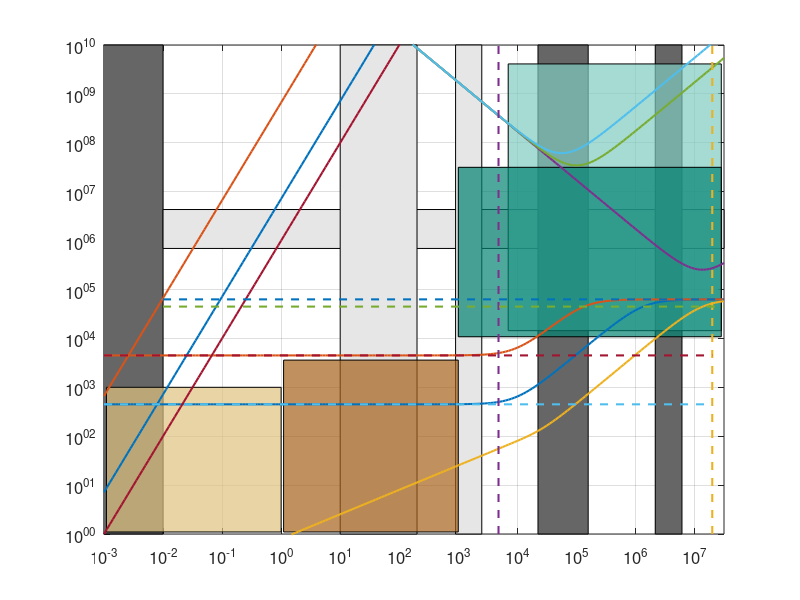

MATLAB code to generate this figure: (Note: this script raises an error after producing the figure.)
% Pedagogical frequency wavenumber diagram
% twnh Sep 08, Aug '11
% Oct '19 Add the Poseidon run. And LES patch.
% Jul '20 Adapt for Computational Oceanography commentary paper

%% Setup
close all
clear
clear global
more off

secs_in_a_day = 86400 ;
secs_in_a_hr  = 3600 ;
secs_in_a_yr  = secs_in_a_day * 365.25 ;
secs_in_age_of_Earth = secs_in_a_yr*4.5e9 ;
gravity = 9.81 ;
depths = [4800, 0.26, 0.082] ;
rho = 1025 ;
fcori = 1e-4 ; % s^-1
Nth=sqrt((10/1020)*(5/250));
Nabyss=sqrt((10/1020)*(.5/2500));

L = 10.^(-3:0.05:7.5) ; % m
T = 10.^(0:0.05:10) ; % s
k = 2*pi./L ;
f = 2*pi./T ;

large_font = 12 ;
transp = 0.7 ;

% Colours from : https://colorbrewer2.org/?type=diverging&scheme=BrBG&n=4
LES_col      = [166, 97, 26]./256 ;
turb_col     = [223,194,125]./256 ;
%AR6_col      = [0.6350 0.0780 0.1840] ;
%Poseidon_col = [0.4350 0.2780 0.3840] ;
AR6_col      = [128,205,193]./256 ;
Poseidon_col = [  1,133,113]./256 ;

%% Plot
figure
set(gca,'XScale','log') ;
set(gca,'YScale','log') ;
set(gca,'FontSize',large_font) ;
set(gca,'XLim',[min(L) max(L)]) ;
set(gca,'YLim',[min(T) max(T)]) ;
set(gca,'XMinortick','off')
set(gca,'YMinortick','off')
original = gca ;
hold on

% Futz grid and labels.
grid on
set(gca,'XMinorgrid','off')
set(gca,'YMinorgrid','off')

% Dissipation scale. Thorpe, p26
Kolmogorov_scale = [6e-5 1e-2] ;
x_dat = [Kolmogorov_scale(1); Kolmogorov_scale(1); Kolmogorov_scale(2); Kolmogorov_scale(2)] ;
y_dat = [min(T); max(T); max(T); min(T)] ;
f1 = fill(x_dat, y_dat, [0.4 0.4 0.4]) ;

% Basin modes.  From Willebrand et al. 1980 and Zhang et al 2005.
x_dat = [Kolmogorov_scale(2); max(L); max(L); Kolmogorov_scale(2)] ;
y_dat = [50; 50;  8;  8].*secs_in_a_day ;
f2 = fill(x_dat, y_dat, [0.9 0.9 0.9]) ;

% Thermocline depth.
Th_scale = [900 2500] ;
x_dat = [Th_scale(1); Th_scale(1); Th_scale(2); Th_scale(2)] ;
y_dat = [min(T); max(T); max(T); min(T)] ;
f4 = fill(x_dat, y_dat, [0.9 0.9 0.9]) ;

% Mixed layer.
ML_scale = [10 200] ;
x_dat = [ML_scale(1); ML_scale(1); ML_scale(2); ML_scale(2)] ;
y_dat = [min(T); max(T); max(T); min(T)] ;
f5 = fill(x_dat, y_dat, [0.9 0.9 0.9]) ;

% Volume accessible with computer.
% LES volume.
x_dat = [1.1 1000 1000 1.1]; y_dat = [1.1 1.1 3600 3600] ;
f6a = fill(x_dat, y_dat,LES_col,'FaceAlpha',transp) ;

% Charles M. says forced turbulent simulations are at ~4000^3 with similar order of
% timesteps. The JHU turbulence database is at 1024^4 (2017; http://turbulence.pha.jhu.edu/). See also Li et al. (Phys Fluid-Dyn. 2008).
x_dat = [min(L)*1.1 min(L)*1000 min(L)*1000 min(L)*1.1]; y_dat = [min(T)*1.1 min(T)*1.1 min(T)*1000 min(T)*1000] ;
f6 = fill(x_dat, y_dat,turb_col,'FaceAlpha',transp) ;

% Deformation radii - taken from Barry's scales.m  July 2012.
RDextmin=sqrt(10*4000)/(fcori*sin(pi*67.5/180));
RDextmax=sqrt(10*6000)/(fcori*sin(pi*23.5/180));
fx1=RDextmin; fx2=RDextmax; fy1=1; fy2=1e10;
fill([fx1 fx2 fx2 fx1 fx1],[fy1 fy1 fy2 fy2 fy1],[.4 .4 .4])
RDintmin=sqrt(10*500*(1/1000))/fcori;
RDintmax=sqrt(10*500*(8/1000))/(fcori*sin(pi*23.5/180));
fx1=RDintmin; fx2=RDintmax; fy1=1; fy2=1e10;
fill([fx1 fx2 fx2 fx1 fx1],[fy1 fy1 fy2 fy2 fy1],[.4 .4 .4])

% HighResMIP AR6 HadGEM3-GC31-HH run. See Roberts et al. (2019)
x_dat = [7e3 max(L)*0.9 max(L)*0.9 7e3]; y_dat = [4*3600 4*3600 130*secs_in_a_yr 130*secs_in_a_yr] ;
f7 = fill(x_dat, y_dat,AR6_col,'FaceAlpha',transp) ;

% Poseidon run
x_dat = [1e3 max(L)*0.9 max(L)*0.9 1e3]; y_dat = [3*3600 3*3600 86400*365 86400*365] ;
f5 = fill(x_dat, y_dat,Poseidon_col,'FaceAlpha',transp) ;

% Internal inertia-gravity waves. This dispersion relation ASSUMES N is uniform!!!!  Thorpe p.53.
m = pi/depths(1) ;
omega = sqrt((Nth^2.*k.^2 + fcori^2*m^2)./(k.^2 + m^2)) ;
p1 = plot(2*pi./k,2*pi./omega,'-','linewidth',1.5) ;
omega = sqrt((Nabyss^2.*k.^2 + fcori^2*m^2)./(k.^2 + m^2)) ;
p2 = plot(2*pi./k,2*pi./omega,'-','linewidth',1.5) ;

% Surface capillary-gravity waves. Lighthill p215, 223.
sfc_T = 0.074 ; % N/m.
omega = sqrt(fcori^2 + (gravity + (sfc_T.*k.^2)./rho).*k.*tanh(k.*depths(1))) ;   % MY GUESS FOR DISPERSION RELATION!!!!!  Lighthill has no Coriolis force!!!
p3 = plot(2*pi./k,2*pi./omega,'-','linewidth',1.5) ;

% Rossby waves
beta = 2*7.27e-5/6371e3 ;    % Equatorial value
for ii = 1:3
    omega = k.*(beta./(k.^2 + fcori^2/(gravity*depths(ii)))) ;
    p4(ii) = plot(2*pi./k,2*pi./omega,'-','linewidth',1.5) ;
end % ii

% Diffusion times. From Carl's suggestion in email 11Jul17
diff_coeffs = [1e-6; 1.4e-7; 1.5e-9] ;      % From Table B.4 (originally from Gill)
for dd = 1:length(diff_coeffs)
    diff_times = L.^2 ./ diff_coeffs(dd) ;
    p5(dd) = plot(L,diff_times,'-','linewidth',1.5) ;
end % dd

% Size of ocean basins
Pac_basin_width = 20000*1e3 ;
p6 = plot([Pac_basin_width Pac_basin_width],[min(T) max(T)],'--','linewidth',1.5) ;
p7 = plot([depths(1) depths(1)],[min(T) max(T)],'--','linewidth',1.5) ;

% Tidal frequencies. OU book, p 71.
off1 = 2 ;
M2_period = 12.42 * secs_in_a_hr ;
p8 = plot([Kolmogorov_scale(2) max(L)],[M2_period M2_period],'--','linewidth',1.5) ;

% Buoyancy frequency
p9 = plot([.001 2e7],(2*pi)/Nth*[1 1],'--','linewidth',1.5) ;
p10 = plot([.001 2e7],(2*pi)/Nabyss*[1 1],'--','linewidth',1.5) ;

% Coriolis frequency
p11 = plot([Kolmogorov_scale(2) max(L)],[2*pi/fcori 2*pi/fcori],'--','linewidth',1.5) ;

%% Futz and finish
set(original,'Box','on');
uistack([p1 p2 p3 p4 p6 p7 p8 p11],'top') ;
uistack([p9 p10],'top') ;

print -dpdf scales_diagram.pdf